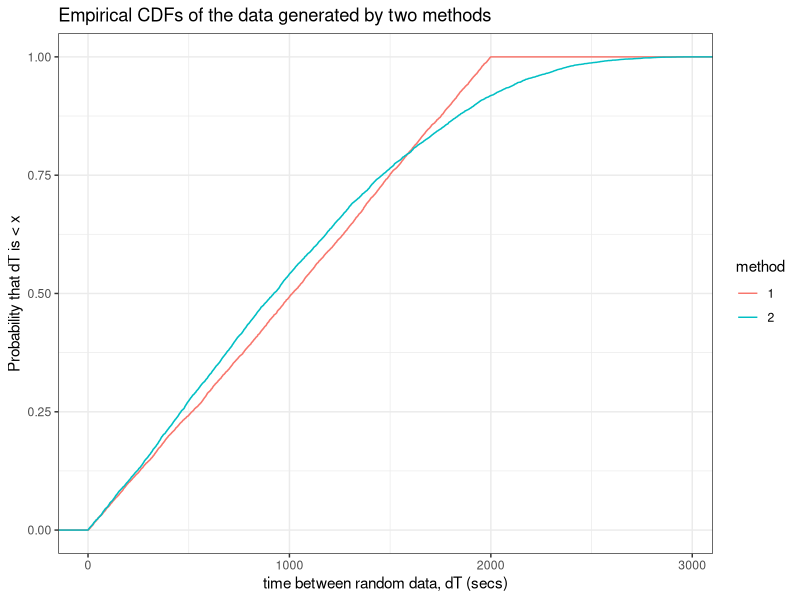
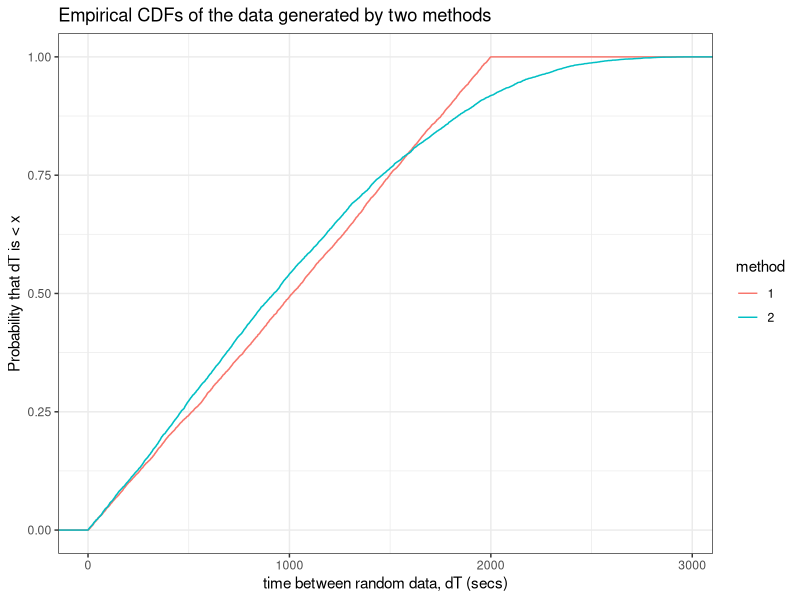

The R source for these figures, in order:
# load data.table and bit64 for data.table::fread
# and to sink any warnings about column type
library(data.table)
library(bit64)
library(ggplot2) # for QQ & CDF plots

# load all data
method1Sample <- fread("../data/rand1.txt")
method2Sample <- fread("../data/rand2.txt")

# calculate time diff's between the column entries
method1ShiftedSample <- # artifically shift scale to the left
  as.integer(method1Sample[,  V1 - V1[1]])

method2ShiftedSample <- 
  as.integer(method2Sample[,  V1 - V1[1]])

# throw out first observation from method1 to make sample size equal
deltaTime <- rbindlist(
 list(data.table(method = "1", dT = diff(method1ShiftedSample)[-1]),
      data.table(method = "2", dT = diff(method2ShiftedSample))
      ))

# plot dT's to do a smell test:
cdfPlot <- ggplot(data = deltaTime,
		  aes(x = dT, color = method)) +
	   stat_ecdf() +
	   labs(x = "time between random data, dT (secs)",
		y = "Probability that dT is < x",
		title = "Empirical CDFs of the data generated by two methods") +
	   theme_bw()

ggsave(filename = "../plots/ecdf.png",
       plot = cdfPlot,
       width = 5,
       height = 5,
       units = "in",
       dpi = 300)

show(cdfPlot)

# apply K-S test to check if distributions are equal
ks.test(x = deltaTime[method == "1", dT],
	y = deltaTime[method == "2", dT],
	alternative = "two",
	exact = FALSE)

